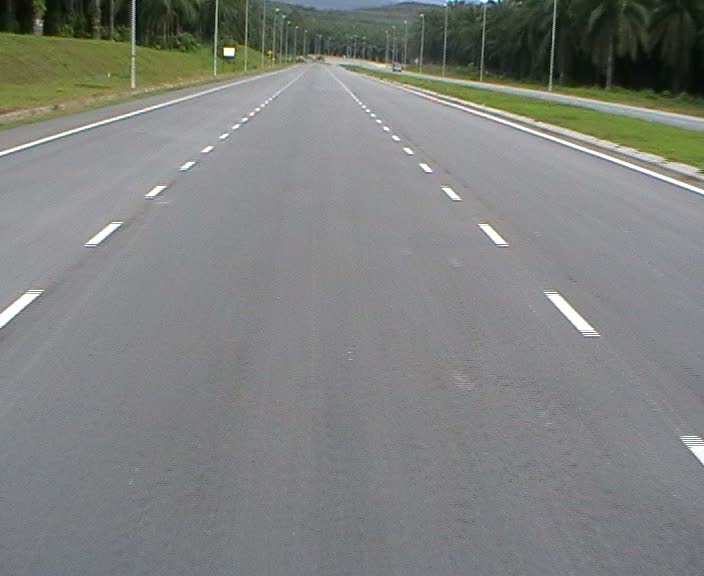
%> input picture figures/set8/L_1.jpg, 704 x 576 px; the run also reads 2 pictures not shown here
$ octave --eval "demo;"   (GNU Octave 9; MATLAB toolbox functions it lacks are replaced by stand-ins)
%> lines starting %> are read from the running program, lines starting %| are printed output that depends on the picture
function demo()
% The MATLAB program is developed to test simulate the ided represented in
% the paper "An Information Theoretic Model of Spatiotemporal Visual
% Saliency".
% All images are initally reduced to a quater of its original size
% There are 4 consecutive images used to calculate the temporal saliency
% map.
    %% Add the common MATLAB fucntions into the folder
    addpath('../comMLFuncs/');

    %% Precprocess steps
    clc; close all;

    %% Predefined parameters
    transEng = 'hadamard';% What type of transform engine: hadamard,dct
    noCoff = 30; % Number of reserved components
    noImgs = 2;
    szPatches = 8;
    %% Sample images for testing with M = 4
% [13 lines of commented-out code are left out]

    %% Sample images for testing with M = 8
    imgPath1 = './figures/set8/L_1.jpg';
    imgPath2 = './figures/set8/L_2.jpg';
    imgPath3 = './figures/set8/L_3.jpg';
    imgPath4 = './figures/set8/L_4.jpg';
    imgPath5 = './figures/set8/L_5.jpg';
    imgPath6 = './figures/set8/L_6.jpg';
    imgPath7 = './figures/set8/L_7.jpg';
    imgPath8 = './figures/set8/L_8.jpg';
    imgPath9 = './figures/set8/L_9.jpg';

% [11 lines of commented-out code are left out]
    scaleValue = 1;
    img1 = imresize(rgb2gray(imread(imgPath1)),scaleValue);
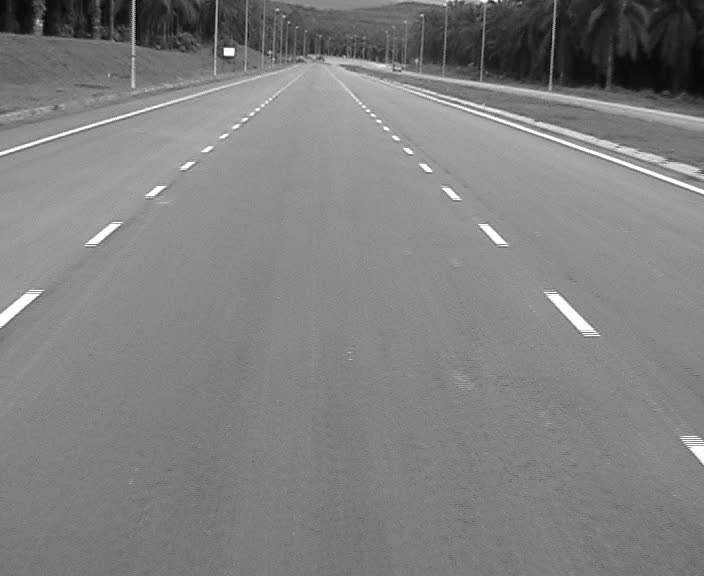
%> img1: size 576x704 uint8; min 4, max 255, mean 128.1
    img2 = imresize(rgb2gray(imread(imgPath2)),scaleValue);
%> img2: size 576x704 uint8; min 2, max 255, mean 128.1
    img3 = imresize(rgb2gray(imread(imgPath3)),scaleValue);
%> img3: size 576x704 uint8; min 2, max 255, mean 128.1; mean of the top-left, top-right, bottom-left and bottom-right quarters 131.6, 121.2, 128.6, 131.1
    img4 = imresize(rgb2gray(imread(imgPath4)),scaleValue);
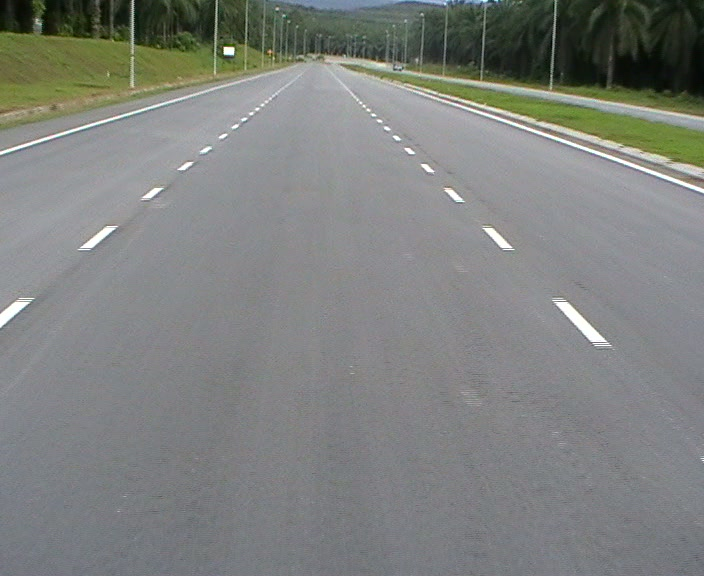
%> input picture figures/set8/L_4.jpg, 704 x 576 px
%> img4: size 576x704 uint8; min 3, max 255, mean 128.2
    img5 = imresize(rgb2gray(imread(imgPath5)),scaleValue);
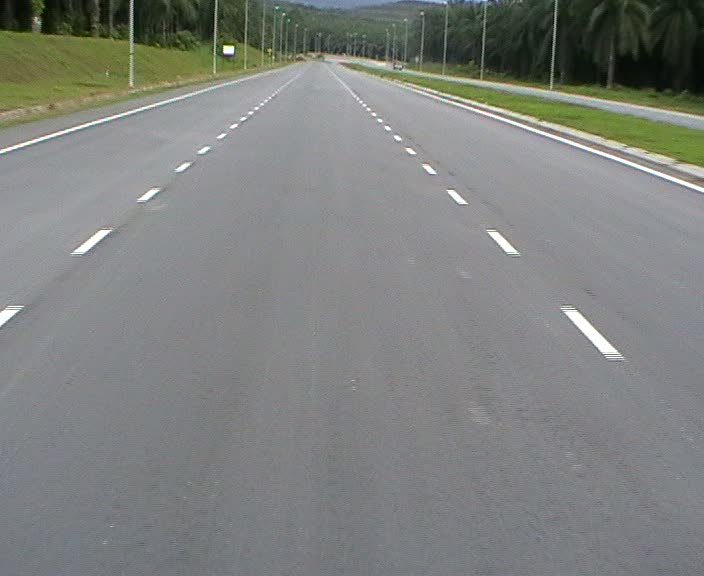
%> input picture figures/set8/L_5.jpg, 704 x 576 px
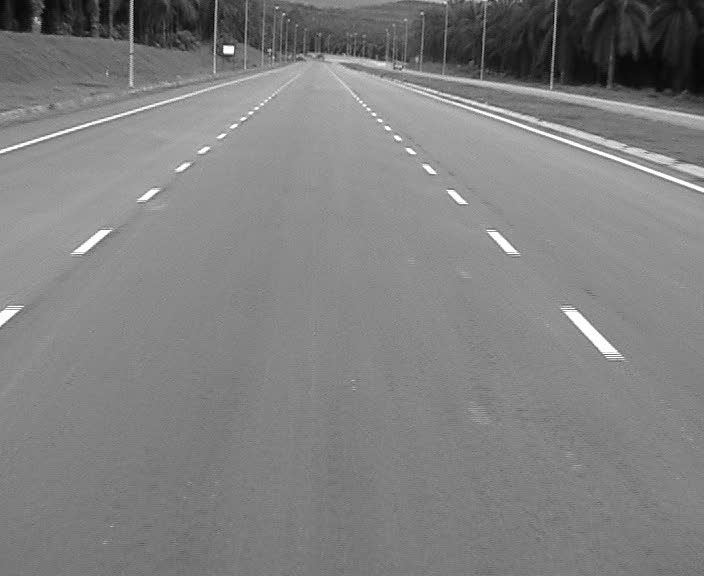
%> img5: size 576x704 uint8; min 2, max 255, mean 128.3
    img6 = imresize(rgb2gray(imread(imgPath6)),scaleValue);
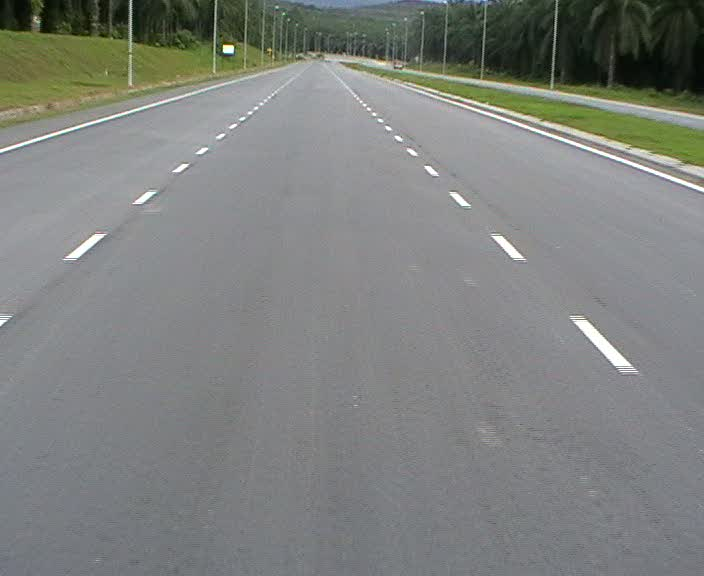
%> input picture branches/infoSaliencyMap_0.2/figures/set8/L_6.jpg, 704 x 576 px
%> img6: size 576x704 uint8; min 2, max 255, mean 128.2
%> (the run ends here)
